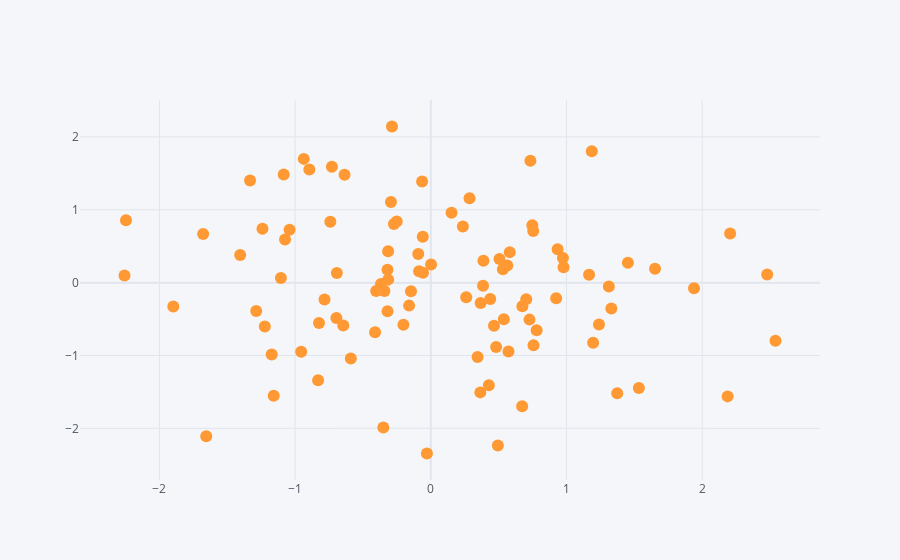

The notebook cell saved with this chart:
### Code cell
df.iplot(kind = 'scatter',x= 'A', y='B',mode='markers',size = 20)
